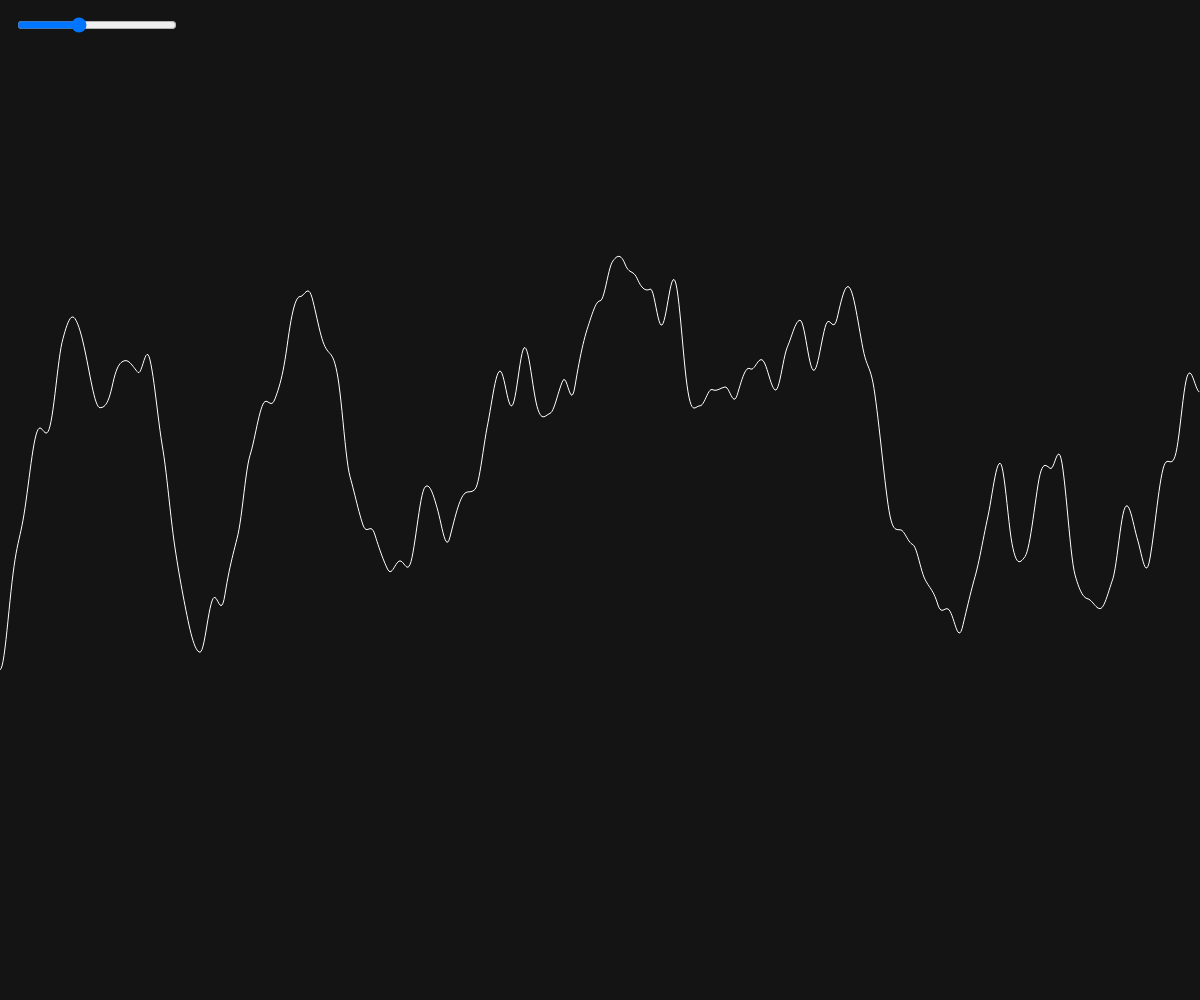
Frame 1 (no input)
Frame 60 (no input): identical to frame 1, image omitted
Frame 120 (the mouse pressed at the canvas centre since frame 60): identical to frame 1, image omitted

The p5.js sketch that drew this single still picture (run headless with seeded random() and noise() and a simulated clock; from frame 60 on, the mouse is pressed at the canvas centre):

// p5.js sketch
// ── sketch.js
let slider;
var inc = 0.01;

function setup (){
  createCanvas (windowWidth,windowHeight);
  
  slider = createSlider(1,9,4,1);
  slider.position(15,15);
  slider.size(160);
 

}
function windowResized(){
	resizeCanvas(windowWidth,windowHeight)
}


function draw (){
   background (20);
   stroke(255);
   noFill();
  beginShape();
  
  var n = slider.value()
  noiseDetail(n)
 var xoff=0;
   for (var x=0; x<width; x++){
     stroke(255);
     var y =noise (xoff) * height ;
     vertex (x,y);
     xoff += inc
     
   }
   endShape();
   
   //noLoop();
 }
